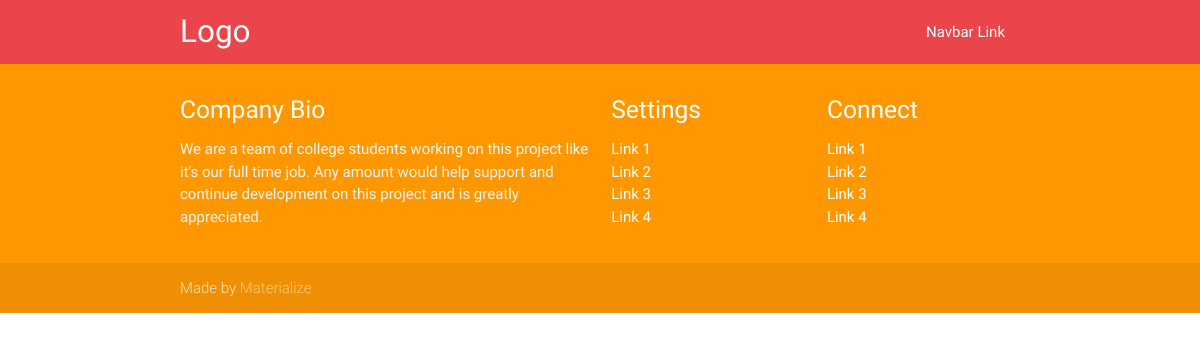
/blog/, run on an earlier commit of the app's database.
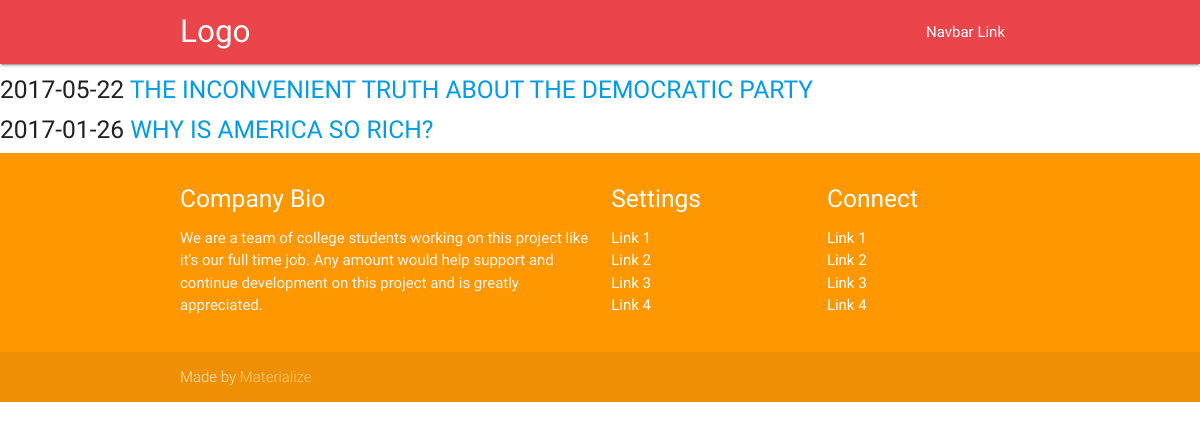
And on a later commit of the database.
### blog/models.py (models this page shows, shortened)
class Post (models.Model):
    title = models.CharField(max_length = 140)
    body = models.TextField()
    date = models.DateTimeField()

### blog/templates/blog/blog.html
{% extends "personal/header.html" %}
{% block content %}
    {% include "personal/includes/nav-bar.html" %}
        {% for post in object_list %}
		    <h5>{{ post.date|date:"Y-m-d" }}<a href="/blog/{{post.id}}">  {{ post.title }}</a></h5>
	    {% endfor %}
    {% include "personal/includes/footer.html" %}
{% endblock %}

### personal/templates/personal/header.html (shortened to what this page needs)
<!DOCTYPE html>
<html lang="en">
<head>
	{% load staticfiles %}
	<link rel='stylesheet' href="{% static 'css/materialize.min.css' %}" type="text/css" media="screen,projection">
</head>
<body>
	<div>
	   {% block content %}
	   {% endblock %}
	</div>
</body>
</html>

### personal/templates/personal/includes/nav-bar.html (shortened to what this page needs)
{% block content %}
<nav class="materialize-red lighten-1" role="navigation">
    <div class="nav-wrapper container"><a id="logo-container" href="#" class="brand-logo">Logo</a>
      <ul class="right hide-on-med-and-down">
        <li><a href="#">Navbar Link</a></li>
      </ul>
    </div>
  </nav>
{% endblock %}

### personal/templates/personal/includes/footer.html
<footer class="page-footer orange">
    <div class="container">
      <div class="row">
        <div class="col l6 s12">
          <h5 class="white-text">Company Bio</h5>
          <p class="grey-text text-lighten-4">We are a team of college students working on this project like it's our full time job. Any amount would help support and continue development on this project and is greatly appreciated.</p>
        </div>
        <div class="col l3 s12">
          <h5 class="white-text">Settings</h5>
          <ul>
            <li><a class="white-text" href="#!">Link 1</a></li>
            <li><a class="white-text" href="#!">Link 2</a></li>
            <li><a class="white-text" href="#!">Link 3</a></li>
            <li><a class="white-text" href="#!">Link 4</a></li>
          </ul>
        </div>
        <div class="col l3 s12">
          <h5 class="white-text">Connect</h5>
          <ul>
            <li><a class="white-text" href="#!">Link 1</a></li>
            <li><a class="white-text" href="#!">Link 2</a></li>
            <li><a class="white-text" href="#!">Link 3</a></li>
            <li><a class="white-text" href="#!">Link 4</a></li>
          </ul>
        </div>
      </div>
    </div>
    <div class="footer-copyright">
      <div class="container">
      Made by <a class="orange-text text-lighten-3" href="http://materializecss.com">Materialize</a>
      </div>
    </div>
  </footer>

What changed in the data, as far as the page shows it:
added Post: date "2017-05-22", title "THE INCONVENIENT TRUTH ABOUT THE DEMOCRATIC PARTY"
added Post: date "2017-01-26", title "WHY IS AMERICA SO RICH?"
